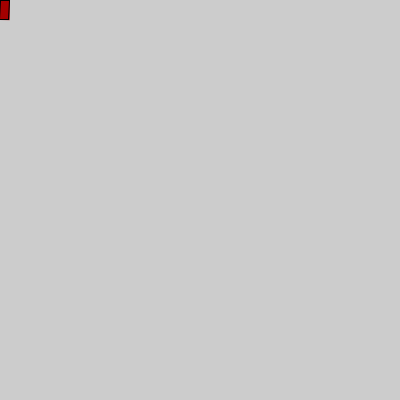
Frame 1 (no input)
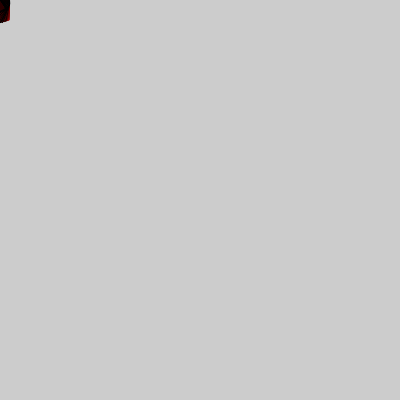
Frame 60 (the mouse pressed at the canvas centre just before this capture)
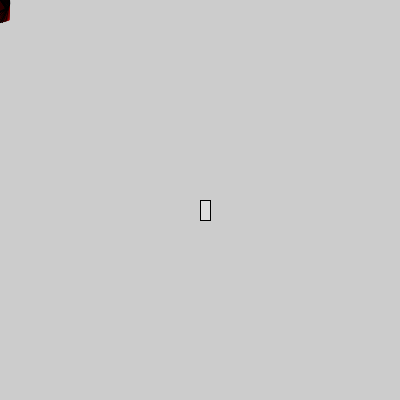
Frame 120 (the mouse held since frame 60 and released just before this capture)

The Processing sketch that drew these frames (run headless with seeded random() and noise(); from frame 60 on, the mouse is pressed at the canvas centre):

// Processing sketch: processing_66732
// ── processing_66732.pde

void setup() {
  size(400, 400);
  smooth();
}
 
void draw() {
  if (mousePressed) {
    fill(222);
  } else {
    fill(random(255),mouseY,mouseX);
    rotate(radians(frameCount * 1  % 180)); //turnning 360


  }
  
   
rect( mouseX, mouseY, 10,20);
}
